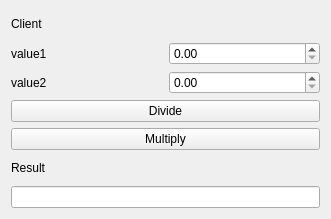
<?xml version="1.0" encoding="UTF-8"?>
<ui version="4.0">
 <class>Widget</class>
 <widget class="QWidget" name="Widget">
  <property name="geometry">
   <rect>
    <x>0</x>
    <y>0</y>
    <width>331</width>
    <height>219</height>
   </rect>
  </property>
  <property name="windowTitle">
   <string>Widget</string>
  </property>
  <layout class="QVBoxLayout" name="verticalLayout">
   <item>
    <widget class="QLabel" name="label">
     <property name="text">
      <string>Client</string>
     </property>
    </widget>
   </item>
   <item>
    <layout class="QHBoxLayout" name="horizontalLayout_2">
     <item>
      <widget class="QLabel" name="label_2">
       <property name="text">
        <string>value1</string>
       </property>
      </widget>
     </item>
     <item>
      <widget class="QDoubleSpinBox" name="number1SpinBox"/>
     </item>
    </layout>
   </item>
   <item>
    <layout class="QHBoxLayout" name="horizontalLayout">
     <item>
      <widget class="QLabel" name="label_3">
       <property name="text">
        <string>value2</string>
       </property>
      </widget>
     </item>
     <item>
      <widget class="QDoubleSpinBox" name="number2SpinBox"/>
     </item>
    </layout>
   </item>
   <item>
    <widget class="QPushButton" name="divideButton">
     <property name="text">
      <string>Divide</string>
     </property>
    </widget>
   </item>
   <item>
    <widget class="QPushButton" name="multiplyButton">
     <property name="text">
      <string>Multiply</string>
     </property>
    </widget>
   </item>
   <item>
    <widget class="QLabel" name="label_4">
     <property name="text">
      <string>Result</string>
     </property>
    </widget>
   </item>
   <item>
    <widget class="QLineEdit" name="resultLineEdit"/>
   </item>
  </layout>
 </widget>
 <resources/>
 <connections/>
</ui>
